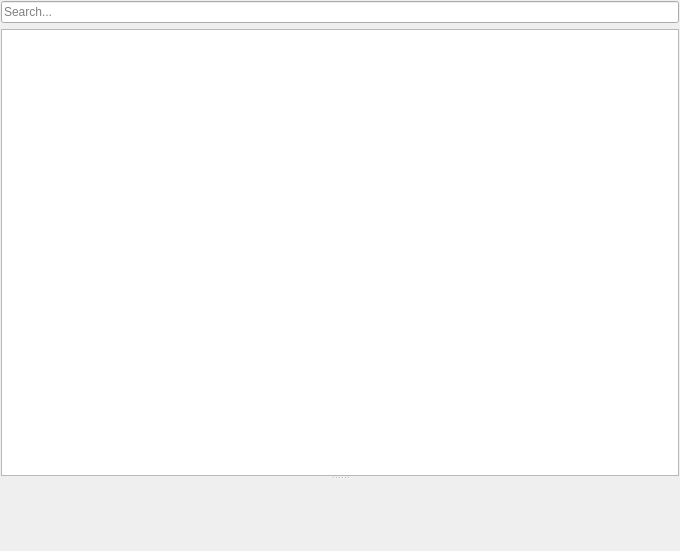
<?xml version="1.0" encoding="UTF-8"?>
<ui version="4.0">
 <class>TorrentTab</class>
 <widget class="QWidget" name="TorrentTab">
  <property name="geometry">
   <rect>
    <x>0</x>
    <y>0</y>
    <width>680</width>
    <height>551</height>
   </rect>
  </property>
  <property name="windowTitle">
   <string/>
  </property>
  <layout class="QVBoxLayout" name="verticalLayout">
   <property name="margin">
    <number>1</number>
   </property>
   <item>
    <widget class="LeechCraft::Util::TagsLineEdit" name="SearchLine_">
     <property name="placeholderText">
      <string>Search...</string>
     </property>
    </widget>
   </item>
   <item>
    <widget class="QSplitter" name="splitter">
     <property name="orientation">
      <enum>Qt::Vertical</enum>
     </property>
     <widget class="QTreeView" name="TorrentsView_">
      <property name="sizePolicy">
       <sizepolicy hsizetype="Expanding" vsizetype="Expanding">
        <horstretch>0</horstretch>
        <verstretch>1</verstretch>
       </sizepolicy>
      </property>
      <property name="rootIsDecorated">
       <bool>false</bool>
      </property>
      <property name="sortingEnabled">
       <bool>true</bool>
      </property>
     </widget>
     <widget class="LeechCraft::Plugins::BitTorrent::TorrentTabWidget" name="Tabs_" native="true">
      <property name="sizePolicy">
       <sizepolicy hsizetype="Preferred" vsizetype="Preferred">
        <horstretch>0</horstretch>
        <verstretch>1</verstretch>
       </sizepolicy>
      </property>
     </widget>
    </widget>
   </item>
  </layout>
 </widget>
 <customwidgets>
  <customwidget>
   <class>LeechCraft::Util::TagsLineEdit</class>
   <extends>QLineEdit</extends>
   <header location="global">util/tags/tagslineedit.h</header>
  </customwidget>
  <customwidget>
   <class>LeechCraft::Plugins::BitTorrent::TorrentTabWidget</class>
   <extends>QWidget</extends>
   <header>torrenttabwidget.h</header>
   <container>1</container>
  </customwidget>
 </customwidgets>
 <resources/>
 <connections/>
</ui>
